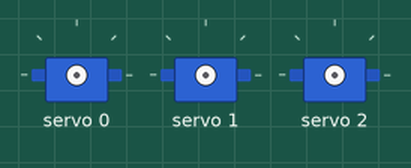
Recording of a sketch running on a simulated Arduino Uno, built with avr-gcc and run on an emulated ATmega328P. On the bench: 3 × servo.

Above: at 0.1 s.
At 2.8 s:
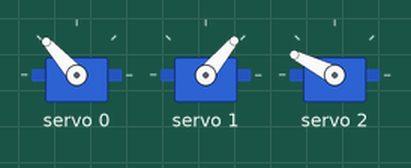
At 4.0 s:
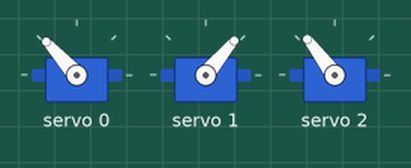
At 7.2 s:
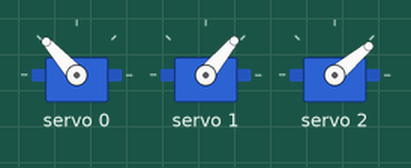
Timing chart, 0 to 10.9 s (numbered marks = the images above):
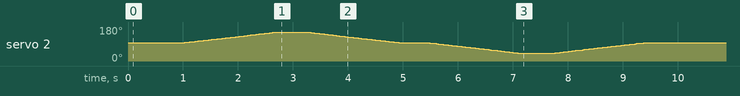

The sketch:

STAR_Gimbal.ino
```cpp
#include <Wire.h>
#include <Adafruit_PWMServoDriver.h>

Adafruit_PWMServoDriver pwm = Adafruit_PWMServoDriver(0x40);

#define SERVO_MIN  110
#define SERVO_MAX  500

int leftServo  = 0;  // PCA9685 channel 0 (left side)
int rightServo = 1;  // PCA9685 channel 1 (right side)
int panServo   = 2;  // PCA9685 channel 2 (pan)

// Pan limits
#define PAN_MIN    40
#define PAN_MAX    150
#define PAN_CENTER 95

// Tilt limits
#define TILT_MIN    110
#define TILT_MAX    140
#define TILT_CENTER 130

// Converts an angle (0–180°) to a PCA9685 pulse length
int angleToPulse(int angle) {
  return map(angle, 0, 180, SERVO_MIN, SERVO_MAX);
}

// Tilts the gimbal by driving both servos differentially.
// angle: TILT_MIN–TILT_MAX, center at TILT_CENTER.
// Left and right move in opposite directions to produce a clean tilt.
void setTilt(int angle) {
  angle = constrain(angle, TILT_MIN, TILT_MAX);
  int mirror = 180 - angle;  // Opposite side is always mirrored
  pwm.setPWM(leftServo,  0, angleToPulse(angle));
  pwm.setPWM(rightServo, 0, angleToPulse(mirror));
}

// Pans the gimbal. angle: PAN_MIN–PAN_MAX, center at PAN_CENTER.
void setPan(int angle) {
  angle = constrain(angle, PAN_MIN, PAN_MAX);
  pwm.setPWM(panServo, 0, angleToPulse(angle));
}

void setup() {
  Wire.begin();
  pwm.begin();
  pwm.setPWMFreq(50);

  delay(500);

  setTilt(TILT_CENTER);  // Center tilt on startup
  setPan(PAN_CENTER);  // Center pan on startup
  delay(500);

   // Pan right (90° → 180°)
  for (int pos = PAN_CENTER; pos <= PAN_MAX; pos++) {
    setPan(pos);
    delay(30);
  }
  delay(500);

  // Pan back to center (180° → 90°)
  for (int pos = PAN_MAX; pos >= PAN_CENTER; pos--) {
    setPan(pos);
    delay(30);
  }
  delay(500);

  // Pan left (90° → 0°)
  for (int pos = PAN_CENTER; pos >= PAN_MIN; pos--) {
    setPan(pos);
    delay(30);
  }
  delay(500);

  // Return to center (0° → 90°)
  for (int pos = PAN_MIN; pos <= PAN_CENTER; pos++) {
    setPan(pos);
    delay(30);
  }
  delay(500);
}

void loop() {
  // --- Tilt test ---
  /*
  // Tilt forward (130° → 140°)
  for (int pos = TILT_CENTER; pos <= TILT_MAX; pos++) {
    setTilt(pos);
    delay(30);
  }
  delay(500);

  // Tilt back to center (140° → 130°)
  for (int pos = TILT_MAX; pos >= TILT_CENTER; pos--) {
    setTilt(pos);
    delay(30);
  }
  delay(500);

  // Tilt backward (130° → 110°)
  for (int pos = TILT_CENTER; pos >= TILT_MIN; pos--) {
    setTilt(pos);
    delay(30);
  }
  delay(500);

  // Return to center (110° → 130°)
  for (int pos = TILT_MIN; pos <= TILT_CENTER; pos++) {
    setTilt(pos);
    delay(30);
  }
  delay(500);

  // --- Pan test ---
  */

  /*
  // Pan right (90° → 180°)
  for (int pos = PAN_CENTER; pos <= PAN_MAX; pos++) {
    setPan(pos);
    delay(30);
  }
  delay(500);

  // Pan back to center (180° → 90°)
  for (int pos = PAN_MAX; pos >= PAN_CENTER; pos--) {
    setPan(pos);
    delay(30);
  }
  delay(500);

  // Pan left (90° → 0°)
  for (int pos = PAN_CENTER; pos >= PAN_MIN; pos--) {
    setPan(pos);
    delay(30);
  }
  delay(500);

  // Return to center (0° → 90°)
  for (int pos = PAN_MIN; pos <= PAN_CENTER; pos++) {
    setPan(pos);
    delay(30);
  }
  delay(500);
  */
}
```
